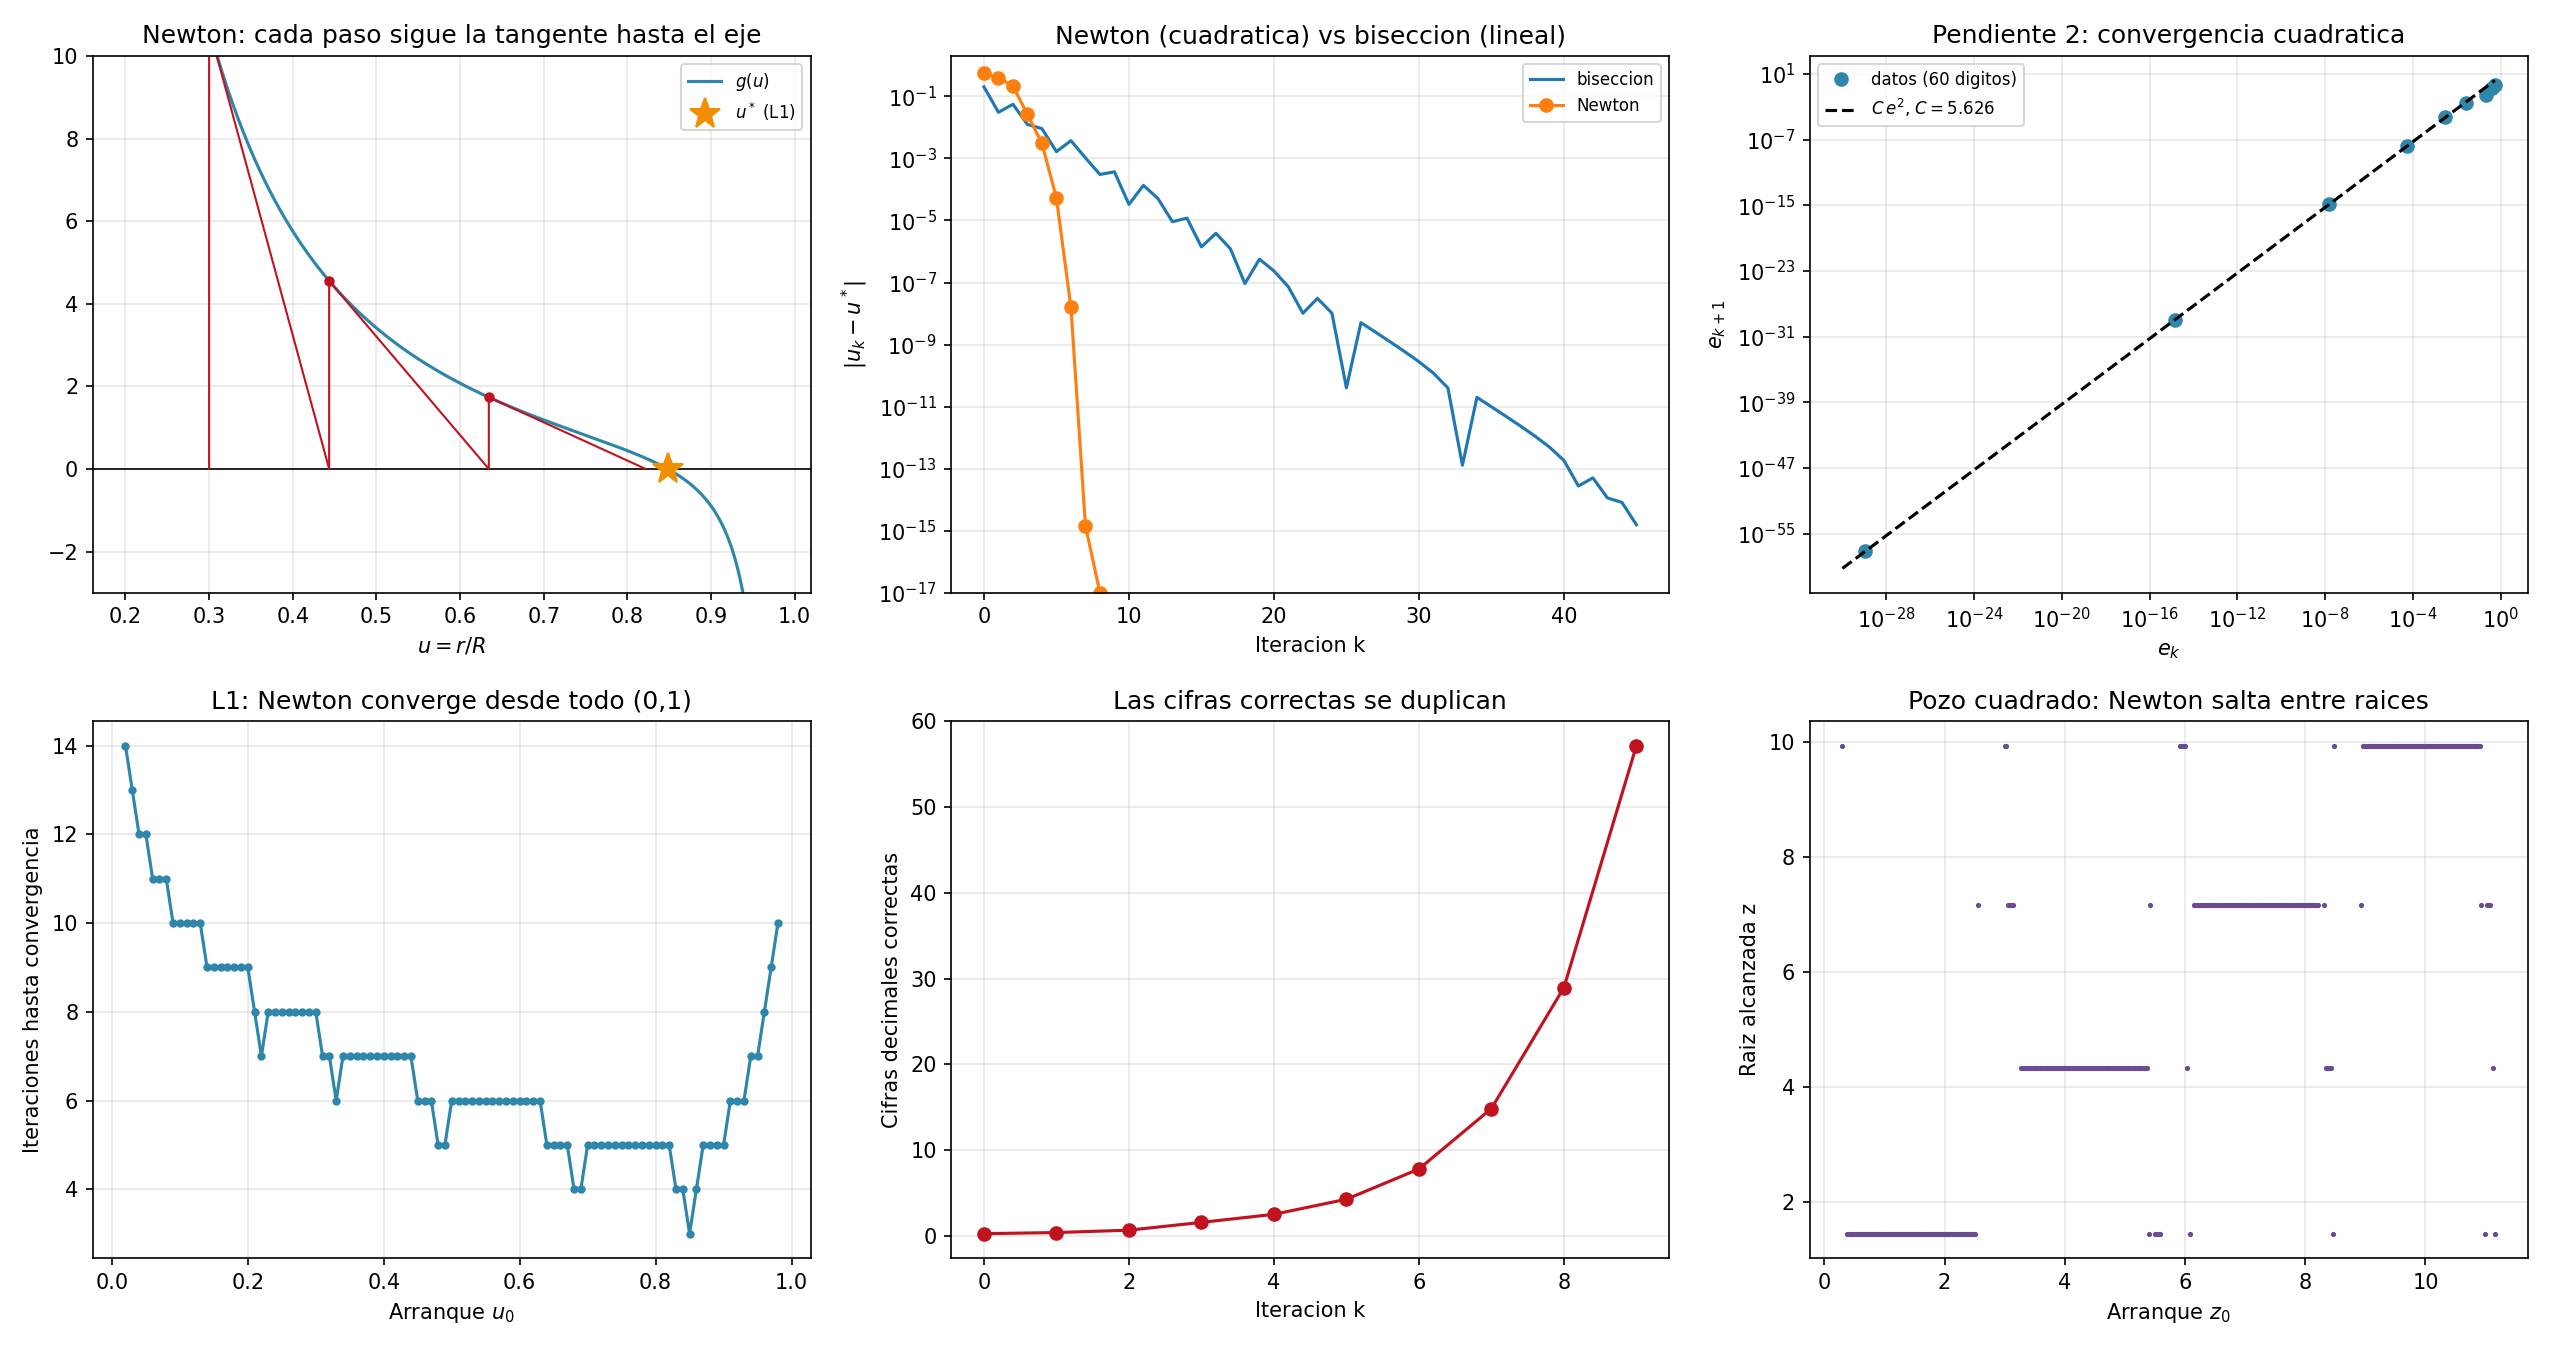

Write the Python code that produced this figure.
r"""
=============================================================================
 TEMA: Metodo de Newton (Newton-Raphson) en una variable
 CURSO: Fisica Computacional II
=============================================================================

DEDUCCION Y JUSTIFICACION
-----------------------------------------------------------------
Para resolver f(x) = 0 se aproxima f cerca de la estimacion x_k por su
recta tangente (Taylor de primer orden):

        f(x) ~ f(x_k) + f'(x_k) (x - x_k) .

Se toma como nueva estimacion el punto donde esa recta corta el eje x:

        f(x_k) + f'(x_k)(x_{k+1} - x_k) = 0
   =>   x_{k+1} = x_k - f(x_k) / f'(x_k) .

CONVERGENCIA CUADRATICA. Sea e_k = x_k - x*. Taylor de f alrededor de x_k,
evaluado en x*, con resto de segundo orden (xi entre x_k y x*):

    0 = f(x*) = f(x_k) - f'(x_k) e_k + (1/2) f''(xi) e_k^2 .

Dividiendo por f'(x_k) y reordenando:

    x_k - f(x_k)/f'(x_k) - x* = (f''(xi) / (2 f'(x_k))) e_k^2
    =>   e_{k+1} = ( f''(xi) / (2 f'(x_k)) ) e_k^2  ->  C e_k^2 ,   C = f''(x*) / (2 f'(x*)) .

El error se ELEVA AL CUADRADO (por una constante) en cada paso: el numero de
cifras correctas se DUPLICA por iteracion. Esto requiere f'(x*) != 0 (raiz
simple) y un arranque suficientemente cercano (|C e_0| < 1).

EJEMPLO FISICO: punto de Lagrange L1 del sistema Tierra-Luna
-----------------------------------------------------------------
Un satelite de masa despreciable en la linea Tierra-Luna, a distancia r de
la Tierra, orbita con la misma velocidad angular w que la Luna si la fuerza
neta provee la aceleracion centripeta:

        G M / r^2  -  G m / (R - r)^2  =  w^2 r ,

(M: masa de la Tierra, m: masa de la Luna, R: distancia Tierra-Luna). Es el
punto L1: el satelite se queda "fijo" respecto a ambos cuerpos. La ecuacion
es polinomica de quinto grado en r: no tiene solucion cerrada.

Cambio a variable adimensional u = r / R. Justificacion: elimina las
magnitudes enormes (1e8 m) y los coeficientes diminutos (1e-11), de modo que
la raiz queda en (0,1) y la aritmetica es mejor condicionada. Dividiendo la
ecuacion por w^2 R:

    g(u) = alpha / u^2  -  beta / (1-u)^2  -  u = 0 ,
    alpha = G M /(w^2 R^3) ,   beta = G m /(w^2 R^3) .

    g'(u)  = -2 alpha/u^3 - 2 beta/(1-u)^3 - 1
    g''(u) =  6 alpha/u^4 - 6 beta/(1-u)^4

(derivadas analiticas, que Newton necesita; el script 13 muestra como
prescindir de ellas con el metodo de la secante).
"""

import numpy as np
import matplotlib.pyplot as plt
import mpmath as mp

np.set_printoptions(precision=10, suppress=True)

# -----------------------------------------------------------------------
# Constantes fisicas (SI)
# -----------------------------------------------------------------------
G = 6.674e-11            # m^3 kg^-1 s^-2
M_T = 5.974e24           # kg  (Tierra)
M_L = 7.348e22           # kg  (Luna)
R_TL = 3.844e8           # m   (distancia Tierra-Luna)
W = 2.662e-6             # rad/s (velocidad angular de la Luna)

alpha = G * M_T / (W ** 2 * R_TL ** 3)
beta = G * M_L / (W ** 2 * R_TL ** 3)

g = lambda u: alpha / u ** 2 - beta / (1 - u) ** 2 - u
dg = lambda u: -2 * alpha / u ** 3 - 2 * beta / (1 - u) ** 3 - 1
d2g = lambda u: 6 * alpha / u ** 4 - 6 * beta / (1 - u) ** 4

print(f"alpha = {alpha:.8f}, beta = {beta:.8f}")


def newton(f, df, x0, tol=1e-14, max_iter=100, verbose=True):
    """Newton-Raphson. Devuelve la lista de iterados.
    Criterio: |f(x_k)| < tol  o  |x_{k+1}-x_k| < tol * (1 + |x_k|)."""
    xs = [x0]
    for k in range(max_iter):
        x = xs[-1]
        d = df(x)
        if d == 0:
            raise ZeroDivisionError(f"f'(x)=0 en x={x}: la tangente es horizontal")
        x_new = x - f(x) / d
        xs.append(x_new)
        if verbose:
            print(f"  k={k+1:2d}  u = {x_new:.15f}   g(u) = {f(x_new): .3e}")
        if not np.isfinite(x_new):
            break
        if abs(f(x_new)) < tol or abs(x_new - x) < tol * (1 + abs(x_new)):
            break
    return np.array(xs)


# =========================================================================
# 1) Resolucion en doble precision
# =========================================================================
print("\nNewton, u0 = 0.5:")
us = newton(g, dg, 0.5)
u_star = us[-1]
r_L1 = u_star * R_TL
print(f"\nu* = {u_star:.15f}")
print(f"r (distancia a la Tierra) = {r_L1:.6e} m = {r_L1/1e3:,.0f} km")
print(f"Distancia a la Luna       = {(R_TL - r_L1)/1e3:,.0f} km")
print(f"Residuo |g(u*)| = {abs(g(u_star)):.2e}")

# =========================================================================
# 2) Analisis de error con precision extendida (mpmath, 60 digitos)
#    Se usa SOLO para poder ver la convergencia cuadratica mas alla de los
#    ~16 digitos de double; el algoritmo es el mismo.
# =========================================================================
mp.mp.dps = 60
alpha_mp = mp.mpf(G) * mp.mpf(M_T) / (mp.mpf(W) ** 2 * mp.mpf(R_TL) ** 3)
beta_mp = mp.mpf(G) * mp.mpf(M_L) / (mp.mpf(W) ** 2 * mp.mpf(R_TL) ** 3)
g_mp = lambda u: alpha_mp / u ** 2 - beta_mp / (1 - u) ** 2 - u
dg_mp = lambda u: -2 * alpha_mp / u ** 3 - 2 * beta_mp / (1 - u) ** 3 - 1

u_exacta = mp.findroot(g_mp, mp.mpf("0.85"))        # raiz con 60 digitos
u0 = mp.mpf("0.3")
trayecto = [u0]
for _ in range(9):
    trayecto.append(trayecto[-1] - g_mp(trayecto[-1]) / dg_mp(trayecto[-1]))
errores_mp = [abs(x - u_exacta) for x in trayecto]

C_teorica = abs(d2g(float(u_exacta)) / (2 * dg(float(u_exacta))))
print(f"\nRaiz con 60 digitos: u* = {mp.nstr(u_exacta, 30)}")
print(f"Constante asintotica teorica C = |g''/(2g')| = {C_teorica:.6f}")
print(f"\n{'k':>2} {'error e_k':>14} {'e_{k+1}/e_k^2':>14} {'cifras correctas':>17}")
for k in range(len(errores_mp) - 1):
    ratio = errores_mp[k + 1] / errores_mp[k] ** 2
    cifras = -mp.log10(errores_mp[k]) if errores_mp[k] > 0 else mp.inf
    print(f"{k:2d} {mp.nstr(errores_mp[k], 5):>14} {mp.nstr(ratio, 8):>14} {mp.nstr(cifras, 4):>17}")

# =========================================================================
# 3) Comparacion con biseccion (script 11)
# =========================================================================
def biseccion_u(f, a, b, tol=1e-14):
    xs = []
    fa = f(a)
    while (b - a) > tol:
        c = 0.5 * (a + b)
        xs.append(c)
        if fa * f(c) < 0:
            b = c
        else:
            a, fa = c, f(c)
    return np.array(xs)


us_bis = biseccion_u(g, 0.3, 0.99)
u_ref = float(u_exacta)
err_newton_dp = np.abs(newton(g, dg, 0.3, verbose=False) - u_ref)
err_bis = np.abs(us_bis - u_ref)
print(f"\nPara error < 1e-14:  Newton = {len(err_newton_dp)-1} iteraciones,  "
      f"biseccion = {len(us_bis)} iteraciones")

# =========================================================================
# 4) Cuenca de atraccion en L1 y en el pozo cuadrado (Newton puede fallar)
# =========================================================================
u_inicios = np.linspace(0.02, 0.98, 97)
iter_L1 = []
raiz_L1 = []
for u0_ in u_inicios:
    try:
        tray = newton(g, dg, u0_, verbose=False, max_iter=60)
        ok = np.isfinite(tray[-1]) and abs(g(tray[-1])) < 1e-9
        raiz_L1.append(tray[-1] if ok else np.nan)
        iter_L1.append(len(tray) - 1 if ok else np.nan)
    except ZeroDivisionError:
        raiz_L1.append(np.nan); iter_L1.append(np.nan)
raiz_L1 = np.array(raiz_L1)
print(f"\nL1: Newton desde 97 arranques en (0,1): "
      f"{np.sum(np.abs(raiz_L1 - u_ref) < 1e-8)} convergen a L1, "
      f"{np.sum(np.isnan(raiz_L1))} fallan.")

# Pozo cuadrado (estados pares), variable z; f_par(z) = z sin z - s cos z
Z0 = 11.45575
s_ = lambda z: np.sqrt(Z0 ** 2 - z ** 2)
fz = lambda z: z * np.sin(z) - s_(z) * np.cos(z)
dfz = lambda z: np.sin(z) + z * np.cos(z) + (z / s_(z)) * np.cos(z) + s_(z) * np.sin(z)

z_inicios = np.linspace(0.3, Z0 - 0.05, 400)
z_final = []
for z0_ in z_inicios:
    z = z0_
    try:
        with np.errstate(all="ignore"):
            for _ in range(60):
                z_new = z - fz(z) / dfz(z)
                if not np.isfinite(z_new) or z_new <= 0 or z_new >= Z0:
                    z = np.nan
                    break
                if abs(z_new - z) < 1e-12:
                    z = z_new
                    break
                z = z_new
    except ZeroDivisionError:
        z = np.nan
    z_final.append(z)
z_final = np.array(z_final)

raices_par = np.unique(np.round(z_final[np.isfinite(z_final)], 6))
print("\nPozo cuadrado, ecuacion par, Newton desde 400 arranques en (0, z0):")
print("   raices alcanzadas (z):", raices_par[:12], "...")
print(f"   {np.sum(np.isnan(z_final))} arranques salieron del dominio (0,z0) y fallaron")
print("   -> Newton llega a raices DISTINTAS segun el arranque; la biseccion con el\n"
      "      intervalo adecuado (script 11) siempre da la raiz que se pide.")

# =========================================================================
# 5) Graficas
# =========================================================================
fig, axes = plt.subplots(2, 3, figsize=(17, 9))

# (a) interpretacion geometrica (tangentes)
uu = np.linspace(0.2, 0.98, 500)
axes[0, 0].plot(uu, g(uu), color="#2E86AB", label=r"$g(u)$")
axes[0, 0].axhline(0, color="k", lw=0.8)
xk = 0.3
for _ in range(3):
    xn = xk - g(xk) / dg(xk)
    axes[0, 0].plot([xk, xk, xn], [0, g(xk), 0], color="#C1121F", lw=1)
    axes[0, 0].plot(xk, g(xk), "o", color="#C1121F", ms=4)
    xk = xn
axes[0, 0].plot(u_ref, 0, "*", color="#F18F01", ms=15, label=r"$u^*$ (L1)")
axes[0, 0].set_ylim(-3, 10)
axes[0, 0].set_xlabel(r"$u=r/R$")
axes[0, 0].set_title("Newton: cada paso sigue la tangente hasta el eje")
axes[0, 0].legend(fontsize=8)
axes[0, 0].grid(alpha=0.3)

# (b) Newton vs biseccion
axes[0, 1].semilogy(np.arange(len(err_bis)), err_bis + 1e-17, label="biseccion")
axes[0, 1].semilogy(np.arange(len(err_newton_dp)), err_newton_dp + 1e-17, "o-", label="Newton")
axes[0, 1].set_ylim(1e-17, 2)
axes[0, 1].set_xlabel("Iteracion k")
axes[0, 1].set_ylabel(r"$|u_k-u^*|$")
axes[0, 1].set_title("Newton (cuadratica) vs biseccion (lineal)")
axes[0, 1].legend(fontsize=8)
axes[0, 1].grid(alpha=0.3, which="both")

# (c) e_{k+1} vs e_k en log-log: pendiente 2
e = np.array([float(x) for x in errores_mp])
axes[0, 2].loglog(e[:-1], e[1:], "o", color="#2E86AB", label="datos (60 digitos)")
ee = np.logspace(-30, np.log10(e[0]), 50)
axes[0, 2].loglog(ee, C_teorica * ee ** 2, "k--", label=rf"$C\,e^2$, $C={C_teorica:.3f}$")
axes[0, 2].set_xlabel(r"$e_k$")
axes[0, 2].set_ylabel(r"$e_{k+1}$")
axes[0, 2].set_title("Pendiente 2: convergencia cuadratica")
axes[0, 2].legend(fontsize=8)
axes[0, 2].grid(alpha=0.3, which="both")

# (d) iteraciones segun el arranque (L1)
axes[1, 0].plot(u_inicios, iter_L1, "o-", ms=3, color="#2E86AB")
axes[1, 0].set_xlabel(r"Arranque $u_0$")
axes[1, 0].set_ylabel("Iteraciones hasta convergencia")
axes[1, 0].set_title("L1: Newton converge desde todo (0,1)")
axes[1, 0].grid(alpha=0.3)

# (e) cifras correctas por iteracion
cifras = np.array([float(-mp.log10(x)) for x in errores_mp if x > 0])
axes[1, 1].plot(np.arange(len(cifras)), cifras, "o-", color="#C1121F")
axes[1, 1].set_xlabel("Iteracion k")
axes[1, 1].set_ylabel("Cifras decimales correctas")
axes[1, 1].set_title("Las cifras correctas se duplican")
axes[1, 1].grid(alpha=0.3)

# (f) raiz alcanzada vs arranque en el pozo
axes[1, 2].plot(z_inicios, z_final, ".", ms=3, color="#6A4C93")
axes[1, 2].set_xlabel(r"Arranque $z_0$")
axes[1, 2].set_ylabel("Raiz alcanzada z")
axes[1, 2].set_title("Pozo cuadrado: Newton salta entre raices")
axes[1, 2].grid(alpha=0.3)

plt.tight_layout()
plt.savefig("12_newton.png", dpi=150)
print("\nGrafica guardada en 12_newton.png")
